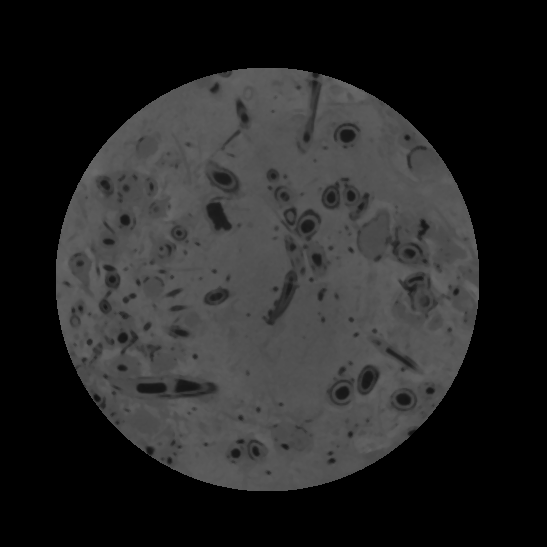
#> input picture Masked-All/M-C-coreA_300um_0500.tif, 547 x 547 px, found by its file name
$ python -i RF_predict-all_monsif-7amo.py   (imports and definitions only)   (older library calls are emulated)
#> lines starting #> are read from the running program, lines starting #| are printed output that depends on the picture; after the words box and inside, x2 and y2 are one past the last pixel; in counts of white or black regions, pixels touching at a corner belong together
#> in predict_scan, img is the input picture: shape (547, 547) uint16; min 0, max 27175, mean 9663.8
# -*- coding: utf-8 -*-
"""
Created on Thu Jul 14 20:14:54 2022

@author: mhassa9
"""

import numpy as np
import cv2
import pandas as pd
import skimage.filters
import skimage.io
import skimage.morphology
import skimage.exposure
import os

from datetime import datetime
start_time = datetime.now()

def feature_extraction (img):

    img2 = img.reshape(-1)
    df = pd.DataFrame()
    df['Original Image'] = img2

    #Generate Gabor features
    num = 1  #To count numbers up in order to give Gabor features a lable in the data frame
    kernels = []
    for theta in range(2):   #Define number of thetas
        theta = theta / 4. * np.pi
        for sigma in (1, 3):  #Sigma with 1 and 3
            for lamda in np.arange(0, np.pi, np.pi / 4):   #Range of wavelengths
                for gamma in (0.05, 0.5):   #Gamma values of 0.05 and 0.5


                    gabor_label = 'Gabor' + str(num)  #Label Gabor columns as Gabor1, Gabor2, etc.
    #                print(gabor_label)
                    ksize=9
                    kernel = cv2.getGaborKernel((ksize, ksize), sigma, theta, lamda, gamma, 0, ktype=cv2.CV_32F)
                    kernels.append(kernel)
                    #Now filter the image and add values to a new column
                    fimg = cv2.filter2D(img2, cv2.CV_8UC3, kernel)
                    filtered_img = fimg.reshape(-1)
                    df[gabor_label] = filtered_img  #Labels columns as Gabor1, Gabor2, etc.
                    #print(gabor_label, ': theta=', theta, ': sigma=', sigma, ': lamda=', lamda, ': gamma=', gamma)
                    num += 1  #Increment for gabor column label
#> after the loop, kernels = 32 items; num = 33

    ########################################
    #Gerate OTHER FEATURES and add them to the data frame

    #CANNY EDGE
    # =============================================================================
    # edges = cv2.Canny(img, 100,200)   #Image, min and max values
    # edges1 = edges.reshape(-1)
    # df['Canny Edge'] = edges1 #Add column to original dataframe
    # =============================================================================

    from skimage import feature

    edges = feature.canny(img)
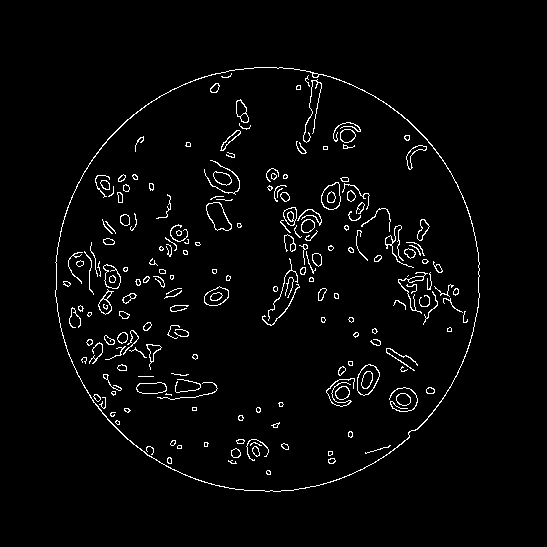
#> edges: shape (547, 547) bool; 2.9% white in thin lines or dots, all inside (x1, y1, x2, y2) = (55, 67, 480, 492)
    edges1 = edges.reshape(-1)
    df['Canny Edge'] = edges1 #Add column to original dataframe


    from skimage.filters import roberts, sobel, scharr, prewitt

    #ROBERTS EDGE
    edge_roberts = roberts(img)
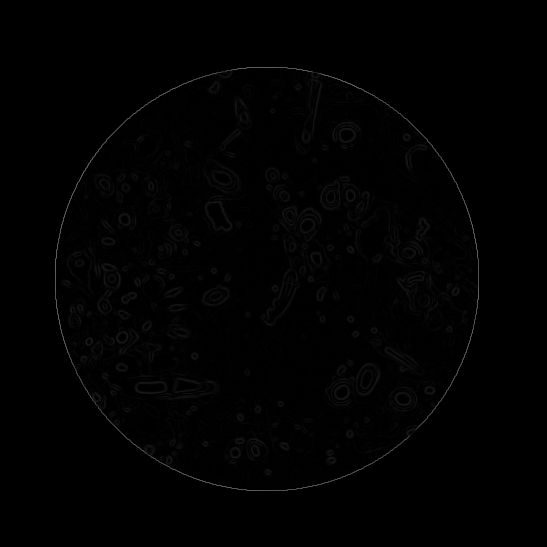
#> edge_roberts: shape (547, 547) float64; min 0, max 0.397, mean 0.00648
    edge_roberts1 = edge_roberts.reshape(-1)
    df['Roberts'] = edge_roberts1

    #SOBEL
    edge_sobel = sobel(img)
    edge_sobel1 = edge_sobel.reshape(-1)
    df['Sobel'] = edge_sobel1

    #SCHARR
    edge_scharr = scharr(img)
    edge_scharr1 = edge_scharr.reshape(-1)
    df['Scharr'] = edge_scharr1

    #PREWITT
    edge_prewitt = prewitt(img)
    edge_prewitt1 = edge_prewitt.reshape(-1)
    df['Prewitt'] = edge_prewitt1

    #GAUSSIAN with sigma=3
    from scipy import ndimage as nd
    gaussian_img = nd.gaussian_filter(img, sigma=3)
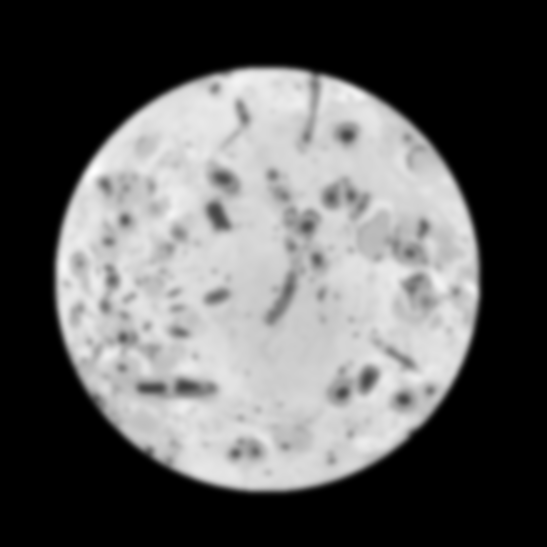
#> gaussian_img: shape (547, 547) uint16; min 0, max 25821, mean 9663.3; drawn with min black and max white
    gaussian_img1 = gaussian_img.reshape(-1)
    df['Gaussian s3'] = gaussian_img1

    #GAUSSIAN with sigma=7
    gaussian_img2 = nd.gaussian_filter(img, sigma=7)
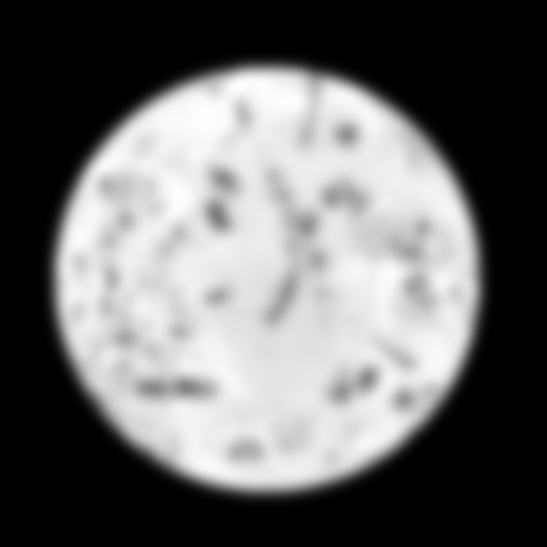
#> gaussian_img2: shape (547, 547) uint16; min 0, max 23338, mean 9663.3; drawn with min black and max white
    gaussian_img3 = gaussian_img2.reshape(-1)
    df['Gaussian s7'] = gaussian_img3

    #MEDIAN with sigma=3
    median_img = nd.median_filter(img, size=3)
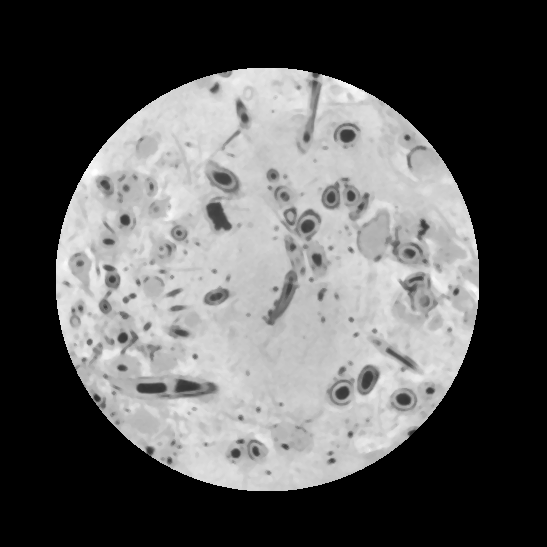
#> median_img: shape (547, 547) uint16; min 0, max 27025, mean 9670.5; drawn with min black and max white
    median_img1 = median_img.reshape(-1)
    df['Median s3'] = median_img1

    #VARIANCE with size=3
#> (the run stopped early here; a loop or call above may not have finished)
